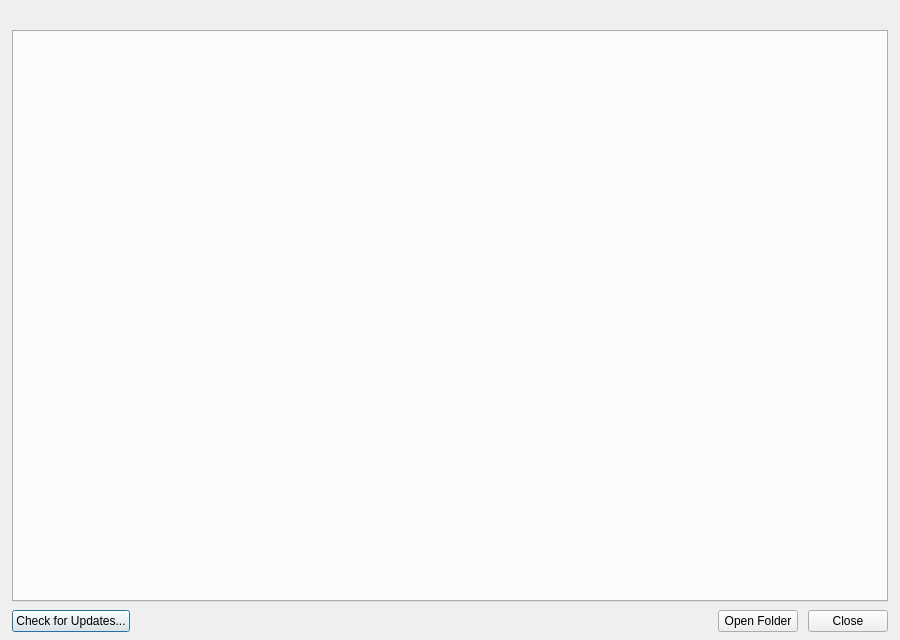
<?xml version="1.0" encoding="UTF-8"?>
<ui version="4.0">
 <class>GeoFASUMainDialog</class>
 <widget class="QDialog" name="GeoFASUMainDialog">
  <property name="geometry">
   <rect>
    <x>0</x>
    <y>0</y>
    <width>900</width>
    <height>640</height>
   </rect>
  </property>
  <property name="minimumSize">
   <size>
    <width>640</width>
    <height>420</height>
   </size>
  </property>
  <property name="windowTitle">
   <string>GeoFASU_Ori Studio</string>
  </property>
  <layout class="QVBoxLayout" name="mainLayout">
   <property name="spacing">
    <number>8</number>
   </property>
   <property name="leftMargin">
    <number>12</number>
   </property>
   <property name="topMargin">
    <number>8</number>
   </property>
   <property name="rightMargin">
    <number>12</number>
   </property>
   <property name="bottomMargin">
    <number>8</number>
   </property>
   <item>
    <widget class="QLabel" name="iconLabel">
     <property name="text">
      <string/>
     </property>
     <property name="alignment">
      <set>Qt::AlignCenter</set>
     </property>
    </widget>
   </item>
   <item>
    <widget class="QTabWidget" name="tabWidget">
     <property name="currentIndex">
      <number>0</number>
     </property>
    </widget>
   </item>
   <item>
    <layout class="QHBoxLayout" name="footerLayout">
     <property name="spacing">
      <number>10</number>
     </property>
     <item>
      <widget class="QPushButton" name="btn_update">
       <property name="cursor">
        <cursorShape>PointingHandCursor</cursorShape>
       </property>
       <property name="text">
        <string>Check for Updates...</string>
       </property>
      </widget>
     </item>
     <item>
      <spacer name="footerSpacer">
       <property name="orientation">
        <enum>Qt::Horizontal</enum>
       </property>
       <property name="sizeHint" stdset="0">
        <size>
         <width>40</width>
         <height>20</height>
        </size>
       </property>
      </spacer>
     </item>
     <item>
      <widget class="QPushButton" name="btn_open_folder">
       <property name="cursor">
        <cursorShape>PointingHandCursor</cursorShape>
       </property>
       <property name="text">
        <string>Open Folder</string>
       </property>
      </widget>
     </item>
     <item>
      <widget class="QPushButton" name="btn_close">
       <property name="cursor">
        <cursorShape>PointingHandCursor</cursorShape>
       </property>
       <property name="text">
        <string>Close</string>
       </property>
      </widget>
     </item>
    </layout>
   </item>
  </layout>
 </widget>
 <resources/>
 <connections/>
</ui>
